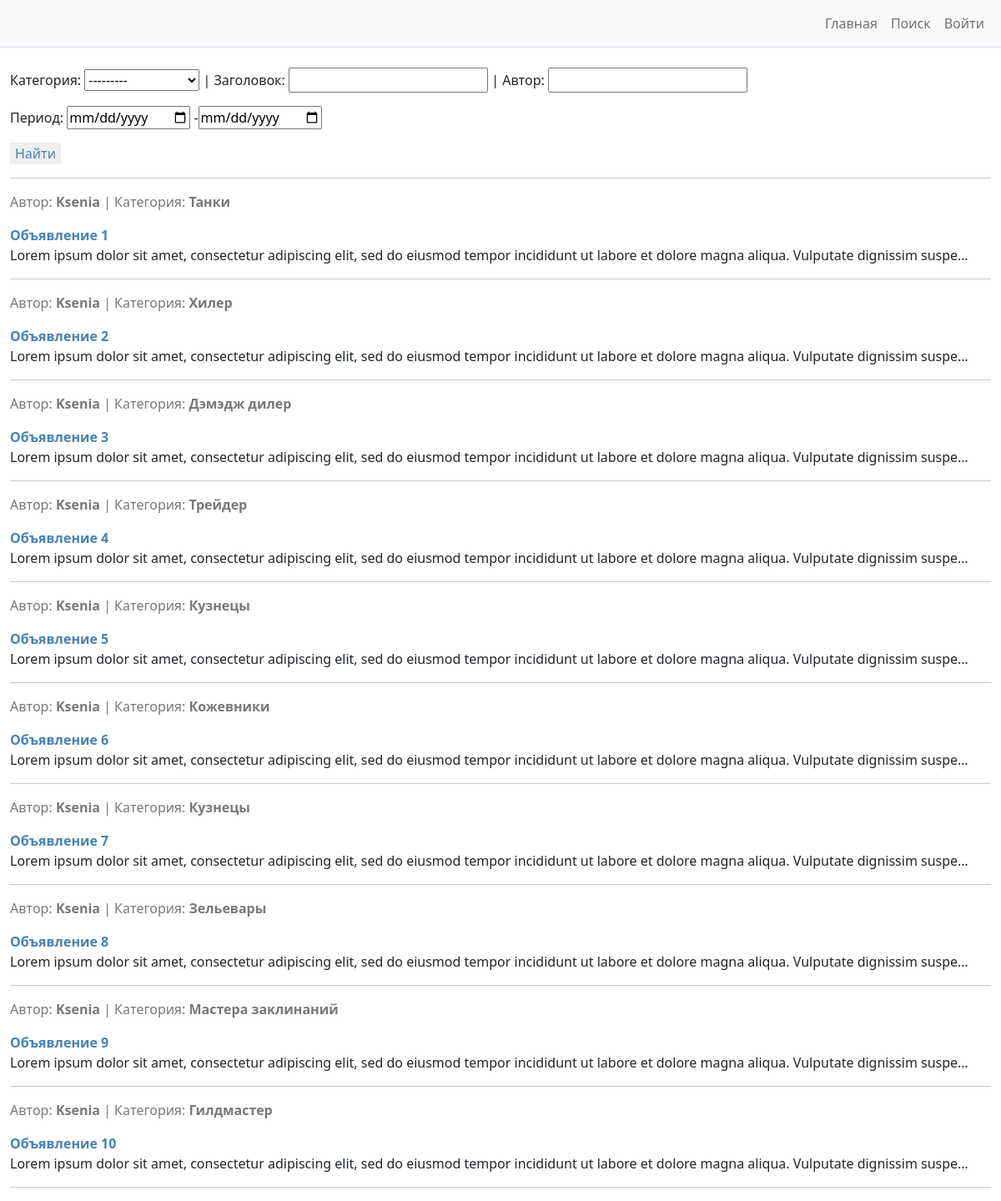
/search/, run on an earlier commit of the app's database.
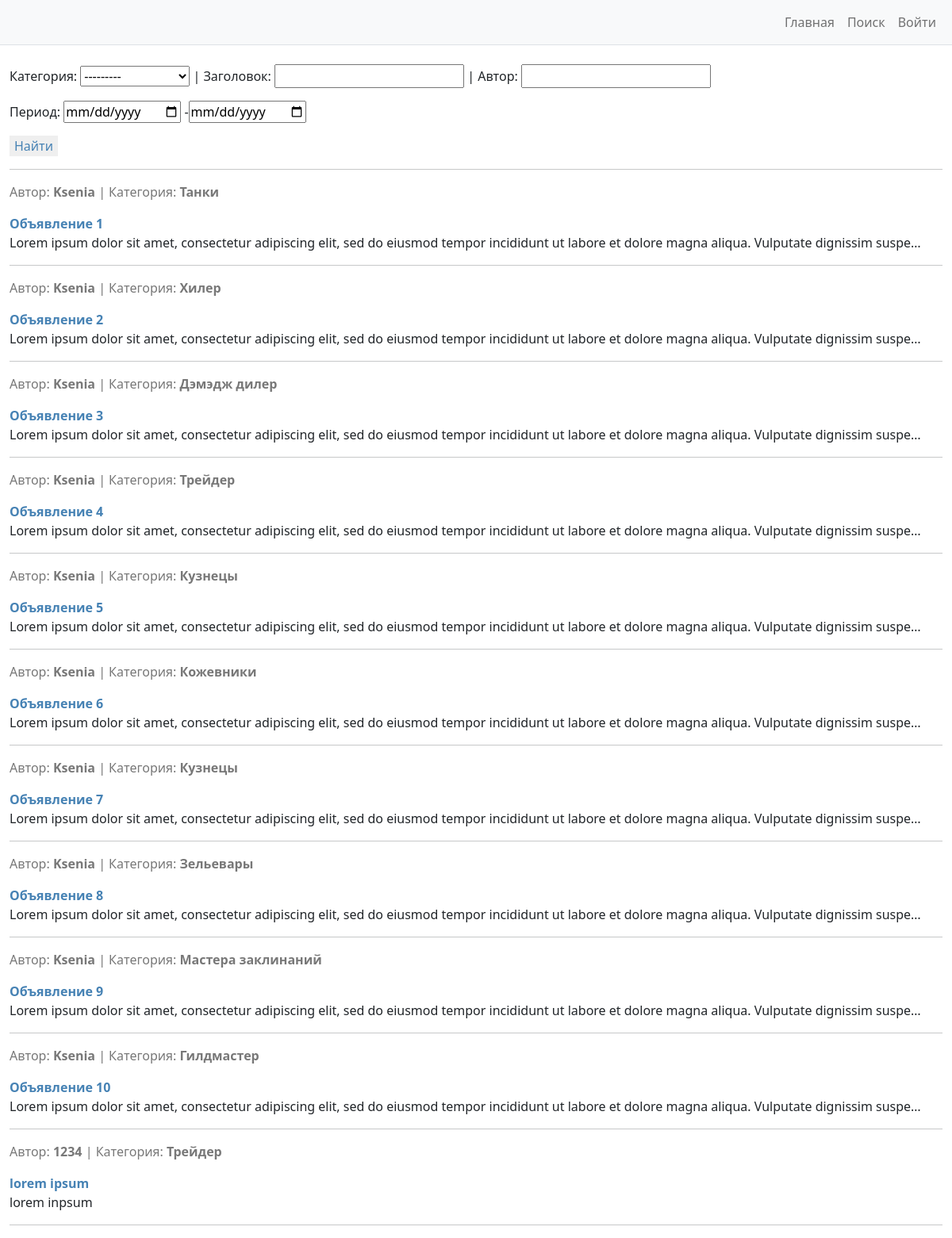
And on a later commit of the database.
### advertisments/models.py (models this page shows, shortened)
class Ad(models.Model):
    pub_date = models.DateTimeField(
        auto_now_add=True
    )
    author = models.ForeignKey(
        to=User,
        on_delete=models.CASCADE,
    )
    title = models.CharField(
        max_length=255,
        help_text='До 255 символов',
    )
    category = models.CharField(
        max_length=18,
        choices=CATEGORIES,
        default=None,
    )
    content = RichTextUploadingField(
        blank=True
    )
    class Meta:
        ordering = ['pub_date']
        verbose_name = 'Объявление'
        verbose_name_plural = 'Объявления'

### advertisments/views.py (the view)
# urls.py: path('search/', AdsSearchView.as_view(), name='ads_search'),
class AdsSearchView(ListView):
    model = Ad
    template_name = 'ads_search.html'
    context_object_name = 'ads'
    paginate_by = 5
    def get_context_data(self, **kwargs):
        context = super().get_context_data()
        context['filter'] = AdsFilter(self.request.GET, queryset=self.get_queryset())
        return context

### advertisments/templates/ads_search.html
 {% extends 'base.html' %}
{% load advertisments_tags %}
{% block content %}
<div class="container-fluid" id="centerLayer">
    <br />
    <form method="GET">
        <p>
            Категория: {{ filter.form.category }} |
            Заголовок: {{ filter.form.title }} |
            Автор: {{ filter.form.author }}
        </p>
        <p>
            Период: {{ filter.form.pub_date }}
        </p>
        <p>
            <input type="submit" value="Найти" style="color: #4682B4; border: #4682B4">
        </p>
        <hr>
    </form>
    {% if ads %}
        {% for ad in filter.qs %}
            <p style="color:rgb(120, 120, 120)">
                Автор: <b>{{ ad.author }}</b> | Категория: <b>{{ ad.category }}</b>
            </p>
            <p>
                <a style="color:#4682B4" href="{% url 'ads_detail' ad.id %}"><b>{{ ad.title }}</b></a>
                <br />
                {{ ad.content|striptags|truncatechars:150 }}
            </p>
            <hr>
        {% endfor %}
    {% else %}
        <h3>К сожалению, объявлений, подходящих по данным параметрам нет.</h3>
    {% endif %}
</div>
{% endblock content %}

What changed in the data, as far as the page shows it:
added Ad: author "1234", category "Трейдер", title "lorem ipsum", content "lorem inpsum"
